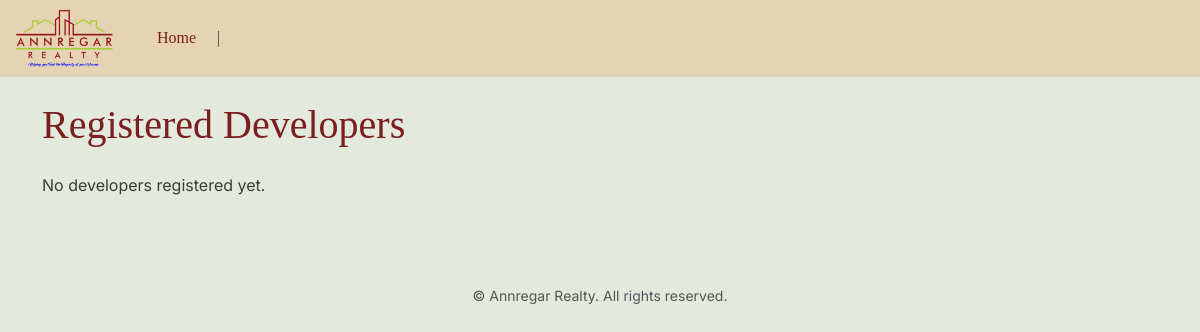
Page /properties/developers/ on the earlier database version.
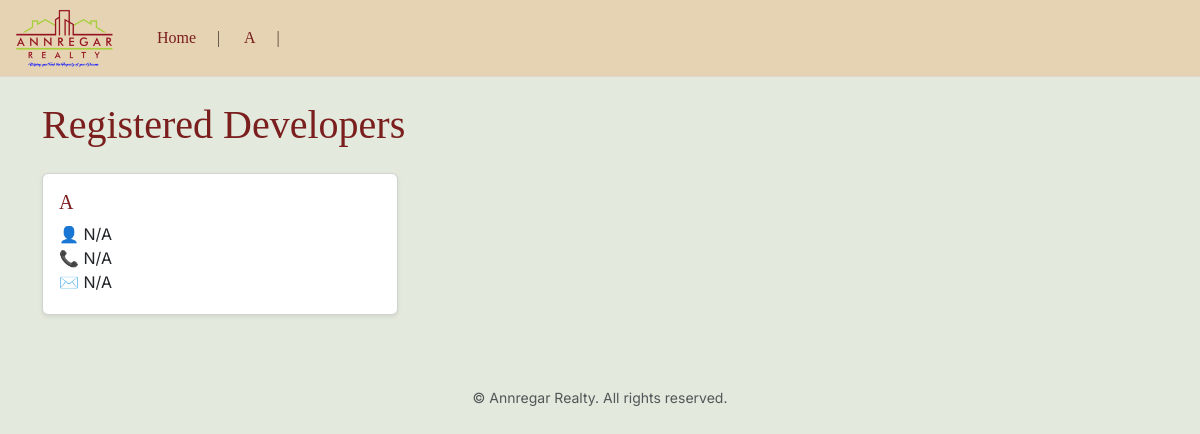
Same page on the later database version.
### properties/models.py (models this page shows, shortened)
class Developer(models.Model):
    name = models.CharField(max_length=255)
    contact_person = models.CharField(max_length=255, blank=True, null=True)
    phone = models.CharField(max_length=50, blank=True, null=True)
    email = models.EmailField(blank=True, null=True)

### properties/views.py (the view)
# urls.py: path('developers/', views.developer_list, name='developer_list'),
def developer_list(request):
    developers = Developer.objects.all()
    return render(request, 'properties/developer_list.html', {
        'developers': developers
    })

### properties/cprocessor.py (called while the page is built)
def developer_nav(request):
    try:
        developers = Developer.objects.all()
    except (ProgrammingError, OperationalError):
        developers = []
    return {
        'all_developers': developers
    }

### properties/templates/properties/developer_list.html (shortened to what this page needs)
{% extends 'properties/base.html' %}
{% load humanize %}
{% block content %}
<h1 class="mb-4">Registered Developers</h1>
{% if developers %}
<div class="row g-4">
  {% for developer in developers %}
  <div class="col-md-6 col-lg-4">
    <div class="card shadow-sm h-100">
      <div class="card-body">
        <h5 class="card-title">{{ developer.name }}</h5>
        <p class="card-text mb-1">
          👤 {{ developer.contact_person|default:"N/A" }}<br>
          📞 {{ developer.phone|default:"N/A" }}<br>
          ✉️ {{ developer.email|default:"N/A" }}
        </p>
      </div>
    </div>
  </div>
  {% endfor %}
</div>
{% else %}
<p>No developers registered yet.</p>
{% endif %}
{% endblock %}

### properties/templates/properties/base.html (shortened to what this page needs)
{% load static %}
{% load humanize %}
<!DOCTYPE html>
<html lang="en">
<head>
  <link href="https://cdn.jsdelivr.net/npm/bootstrap@5.3.0/dist/css/bootstrap.min.css" rel="stylesheet">
  <link rel="stylesheet" href="https://cdn.jsdelivr.net/npm/glightbox@3.3.0/dist/css/glightbox.min.css">
</head>
<body>
  <nav class="navbar navbar-expand-lg mb-4">
    <div class="container-fluid">
      <a class="navbar-brand d-flex align-items-center">
        <div style="height: 50px; display: flex; align-items: center;">
          <img src="{% static 'properties/logo1.png' %}" alt="Annregar Realty" style="height: 70px; transform: translateY(0px);">
        </div>
      </a>
      <div class="collapse navbar-collapse" id="mainNav">
        <ul class="navbar-nav me-auto">
          <li class="nav-item">
            <a class="nav-link" href="{% url 'site_home' %}"><h6 class="m-0">Home</h6></a>
          </li>
          {% for dev in all_developers %}
          <li class="nav-item dropdown">
            <a class="nav-link dropdown-toggle" href="#" id="dev{{ dev.id }}" role="button">
              <h6 class="m-0">{{ dev.name }}</h6>
            </a>
          </li>
          {% endfor %}
        </ul>
      </div>
    </div>
  </nav>
  <div class="container pb-5">
    {% block content %}
    {% endblock %}
  </div>
  <footer class="text-center text-muted py-4 small">
    &copy; {{ now|date:"Y" }} Annregar Realty. All rights reserved.
  </footer>
</body>
</html>

Differences in the rows shown:
added Developer: name "A", contact_person "N/A", phone "N/A", email "N/A"
Other differences:
text no longer shown: "No developers registered yet."
